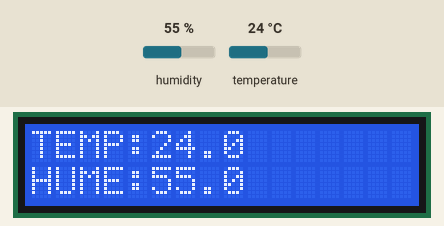
The sketch below on a simulated Arduino Mega 2560, built with avr-gcc and run on an emulated ATmega2560. On the bench: 16×2 character LCD. The test bench sets the inputs (shaded band); at power-on: temperature 24 °C, humidity 55 %. What the sketch prints to the serial monitor is not drawn.

Above: at 1.2 s.
1.3 s: temperature set to 27 °C
At 3.3 s:
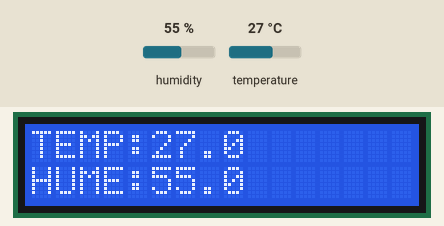
4.0 s: humidity set to 22 %
At 4.6 s:
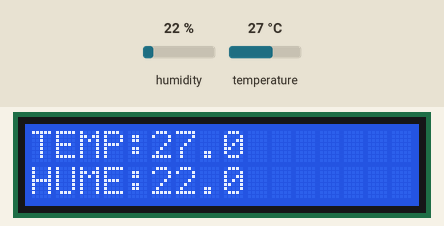
6.7 s: temperature set to 31 °C
At 8.5 s:
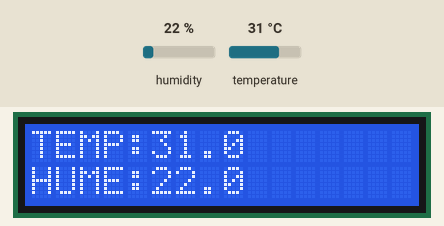
9.7 s: humidity set to 40 %
At 11.0 s:
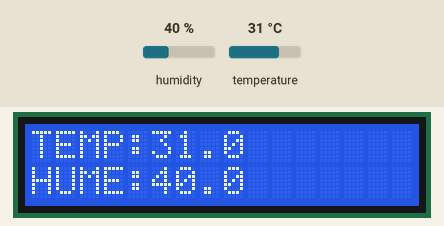
Timing chart, 0 to 12.7 s (numbered marks = the images above; inputs shaded):
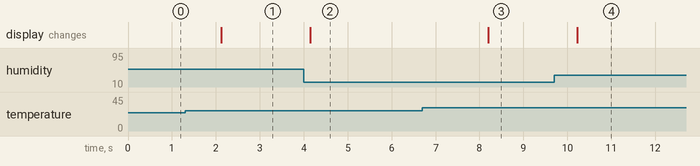

Measured:
- after the input at 1.3 s, the display: changes after 0.82 s (image 1)
- after the input at 4.0 s, the display: changes after 0.15 s (image 2)
- after the input at 6.7 s, the display: changes after 1.5 s (image 3)
- after the input at 9.7 s, the display: changes after 0.53 s (image 4)

The sketch:

Practica1ArcComp.ino
```cpp
//
//    FILE: dht11_test.ino
//  AUTHOR: Rob Tillaart
// VERSION: 1.0.0
// PURPOSE: DHT library test sketch for DHT11 && Arduino
//     URL: https://github.com/RobTillaart/DHTstable
//
//  HISTORY:
//  1.0.0   2021-05-26  class name changed to DHTStable  (breaking change)
//
//  0.2.0   use getHumidity() and getTemperature()
//  0.1.2   add URL in header


#include "DHTStable.h"
#include <LiquidCrystal.h>

DHTStable DHT;

#define DHT11_PIN 22

const int rs = 12, en = 11, d4 = 5, d5 = 4, d6 = 3, d7 = 2;
LiquidCrystal lcd(rs, en, d4, d5, d6, d7);

void setup()
{
  lcd.begin(16, 2);

  lcd.print("HUME:");
  Serial.begin(115200);
  Serial.println(__FILE__);
  Serial.print("LIBRARY VERSION: ");
  Serial.println(DHTSTABLE_LIB_VERSION);
  Serial.println();
  Serial.println("Type,\tstatus,\tHumidity (%),\tTemperatura (%), \tLED ");
}


void loop()
{
  // READ DATA
  Serial.print("DHT11, \t");
  int chk = DHT.read11(DHT11_PIN);
  switch (chk)
  {
    case DHTLIB_OK:
      Serial.print("OK,\t");
      break;
    case DHTLIB_ERROR_CHECKSUM:
      Serial.print("Checksum error,\t");
      break;
    case DHTLIB_ERROR_TIMEOUT:
      Serial.print("Time out error,\t");
      break;
    default:
      Serial.print("Unknown error,\t");
      break;
  }
  // DISPLAY DATA
  Serial.print(DHT.getHumidity(), 1);
  Serial.print(", \t\t");
  Serial.print(DHT.getTemperature(), 1);
  Serial.print(", \t\t\t");
  if(DHT.getTemperature()>29){
    Serial.print("RED");
  }else if (DHT.getTemperature()<26){
    Serial.print("BLUE");
  }else{
    Serial.print("GREEN");
  }
  Serial.println("");
  lcd.setCursor(0, 0);
  lcd.print("TEMP:");
  lcd.print(DHT.getTemperature(),1);
  lcd.setCursor(0, 1);
  lcd.print("HUME:");
  lcd.print(DHT.getHumidity(),1);
  delay(2000);
}
```
